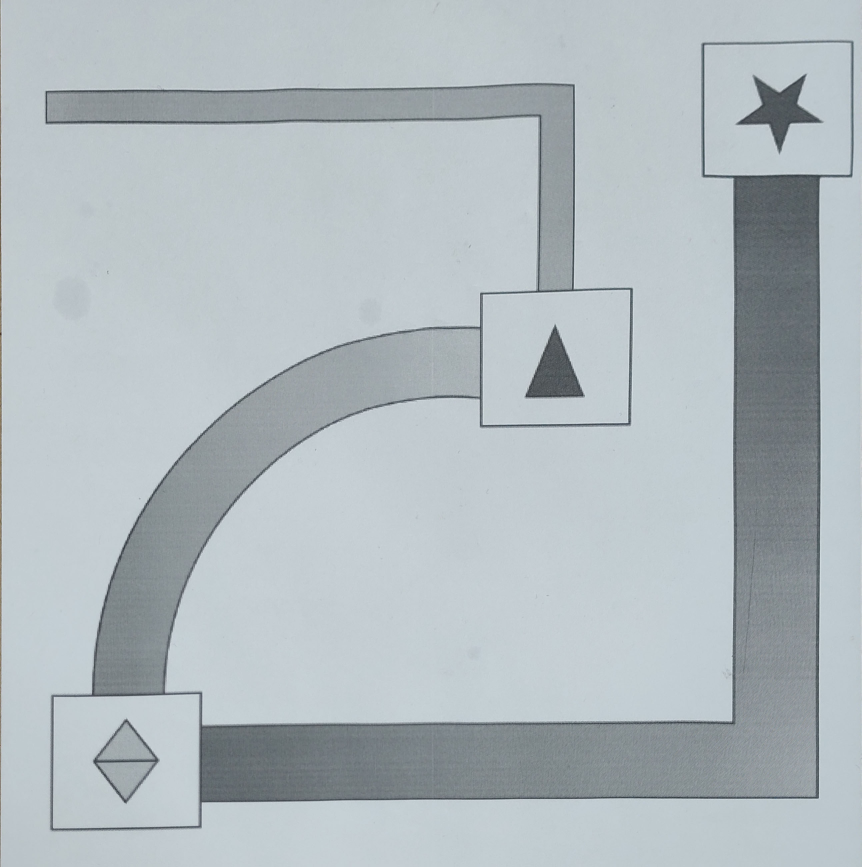
#> input picture Picture3.jpg, 2584 x 2599 px (shown at 1/3 size)
$ jupyter execute 'Corner Detection.ipynb'
#> lines starting #> are read from the running program, lines starting #| are printed output that depends on the picture; after the words box and inside, x2 and y2 are one past the last pixel; in counts of white or black regions, pixels touching at a corner belong together
[cell 1]
import cv2
import numpy as np
import imutils
from matplotlib import pyplot as plt

def imshow(img):
    plt.imshow(cv2.cvtColor(img, cv2.COLOR_BGR2RGB))
    plt.show()
# frame = cv2.imread("Picture1.png")
frame = cv2.imread("Picture3.jpg")
#> frame is the input picture: shape (2599, 2584, 3); mean B, G, R 191.1, 186.6, 177.3
frame = imutils.resize(frame, height=400)
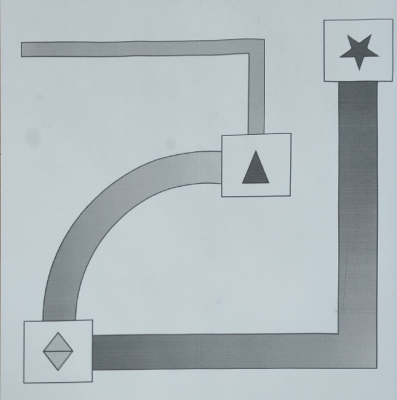
#> frame: shape (400, 397, 3); mean B, G, R 191.1, 186.6, 177.3
imshow(frame)

[cell 2]
kernel = np.ones((5,5),np.uint8)
erosion = cv2.erode(frame,kernel,iterations = 1)
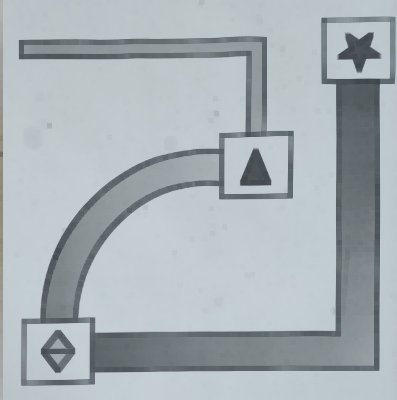
#> erosion: shape (400, 397, 3); mean B, G, R 182.5, 178.1, 168.9
dilation = cv2.dilate(frame,kernel,iterations = 1)
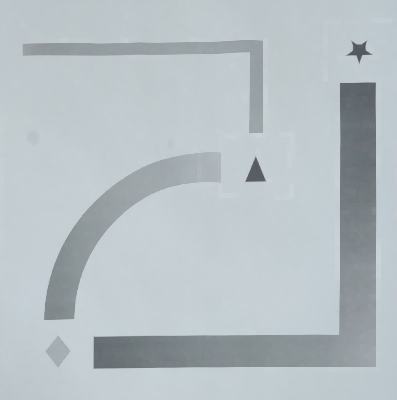
#> dilation: shape (400, 397, 3); mean B, G, R 196.5, 192, 182.7
imshow(erosion)

[cell 3]
diff = cv2.absdiff(dilation, frame)
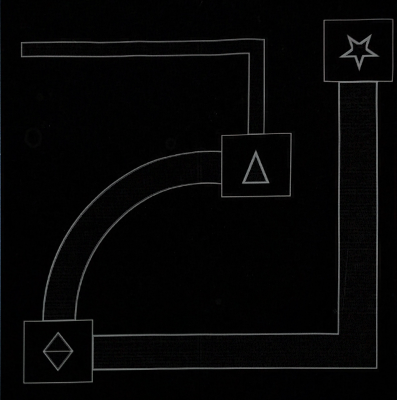
#> diff: shape (400, 397, 3); mean B, G, R 5.5, 5.4, 5.3
imshow(diff)
diff = cv2.cvtColor(diff, cv2.COLOR_BGR2GRAY)
#> diff: shape (400, 397)
imshow(diff)

[cell 4]
gray = np.float32(diff)
dst = cv2.cornerHarris(gray,2,3,0.04)
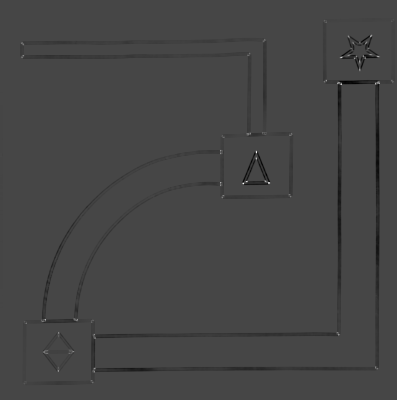
#> dst: shape (400, 397) float32; min -5818825.5, max 15199938, mean -98057.1; drawn with min black and max white

#result is dilated for marking the corners, not important
dst = cv2.dilate(dst,None)

# Threshold for an optimal value, it may vary depending on the image.
frame[dst>0.01*dst.max()]=[0,0,255]
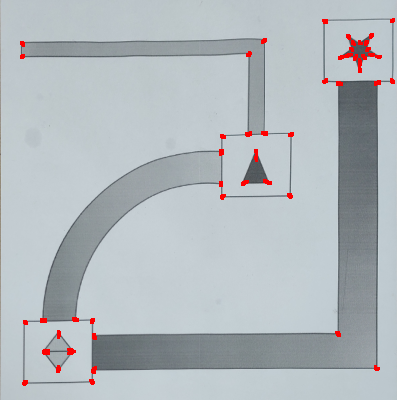
#> frame: shape (400, 397, 3); 0.94% of pixels changed, all inside (x1, y1, x2, y2) = (20, 18, 395, 386)
imshow(frame)

$ run again, with Picture1.png saved as Picture3.jpg
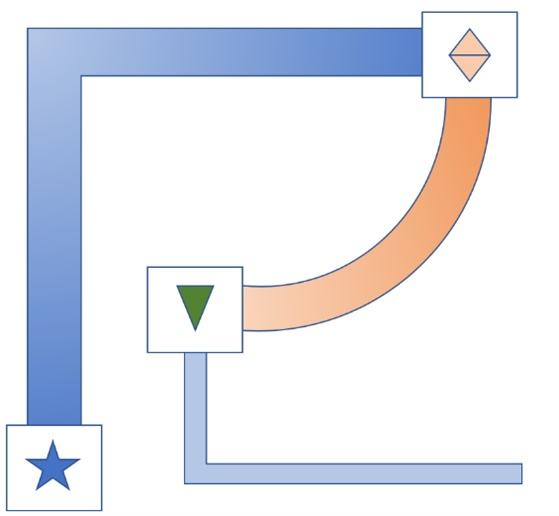
#> input picture Picture1.png, 559 x 516 px
#> frame is the input picture: shape (516, 559, 3); mean B, G, R 239.4, 232.9, 230.9
#> `dst = cv2.dilate(dst,None)`:
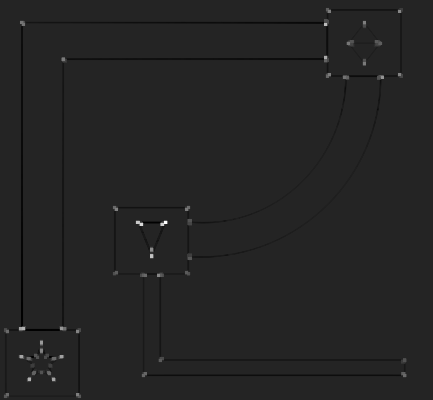
#> dst: shape (400, 433) float32; min -7459620, max 44289612, mean -27312.3; drawn with min black and max white
#> `frame[dst>0.01*dst.max()]=[0,0,255]`:
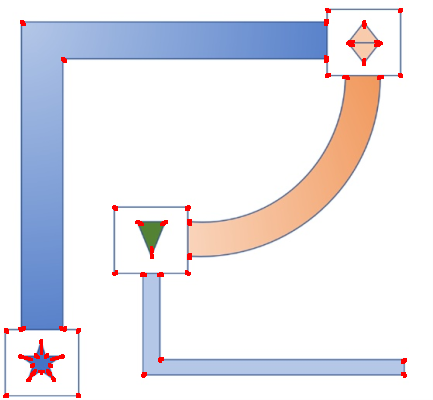
#> frame: shape (400, 433, 3); mean B, G, R 237.7, 231.3, 231.7

$ run again, with Picture2.jpg copied over Picture3.jpg
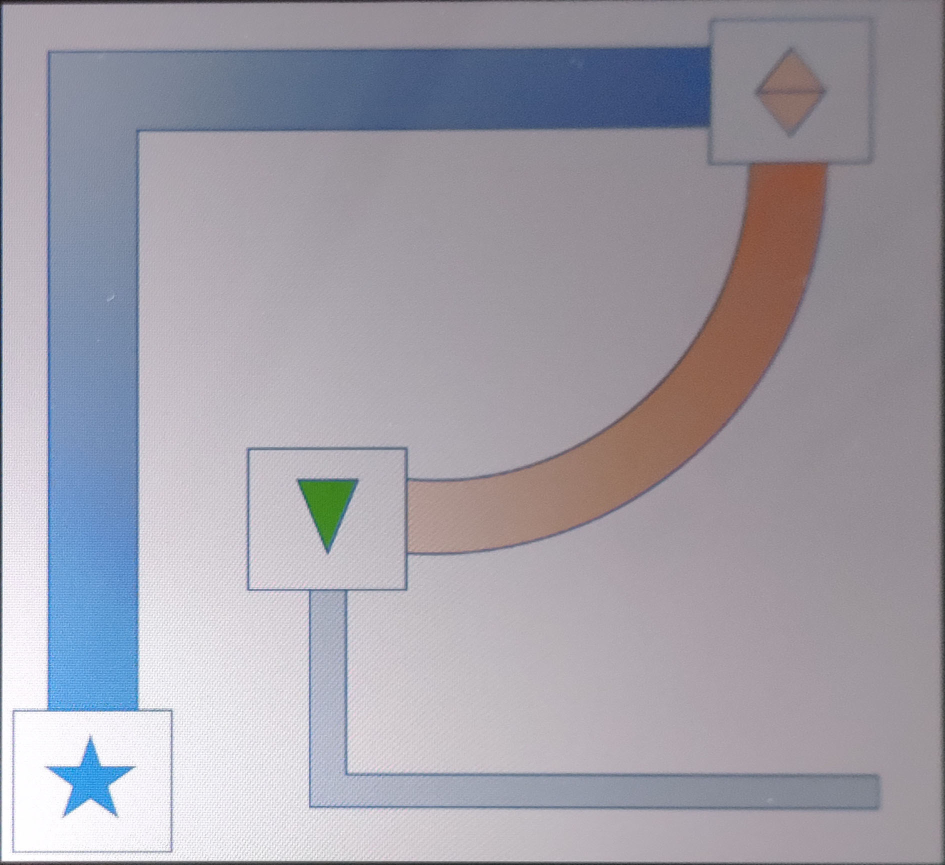
#> input picture Picture2.jpg, 1890 x 1730 px (shown at 1/2 size)
#> frame is the input picture: shape (1730, 1890, 3); mean B, G, R 168.1, 158.3, 160.9
#> `dst = cv2.dilate(dst,None)`:
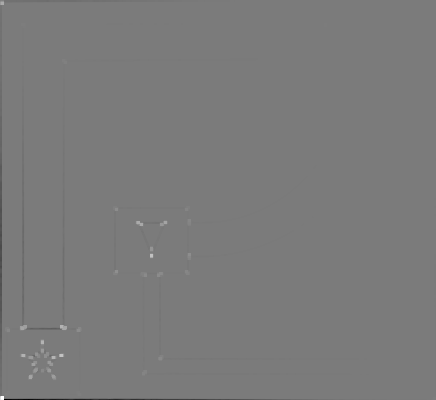
#> dst: shape (400, 436) float32; min -9924524, max 10601025, mean -18333.1; drawn with min black and max white
#> `frame[dst>0.01*dst.max()]=[0,0,255]`:
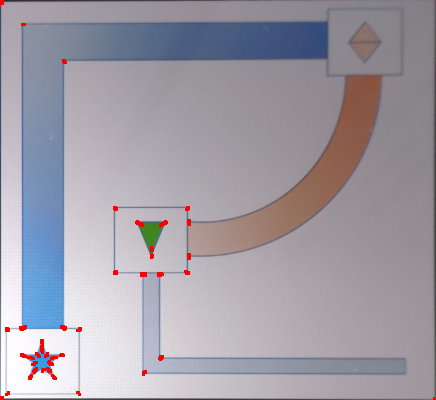
#> frame: shape (400, 436, 3); mean B, G, R 166.9, 157.3, 161.6
